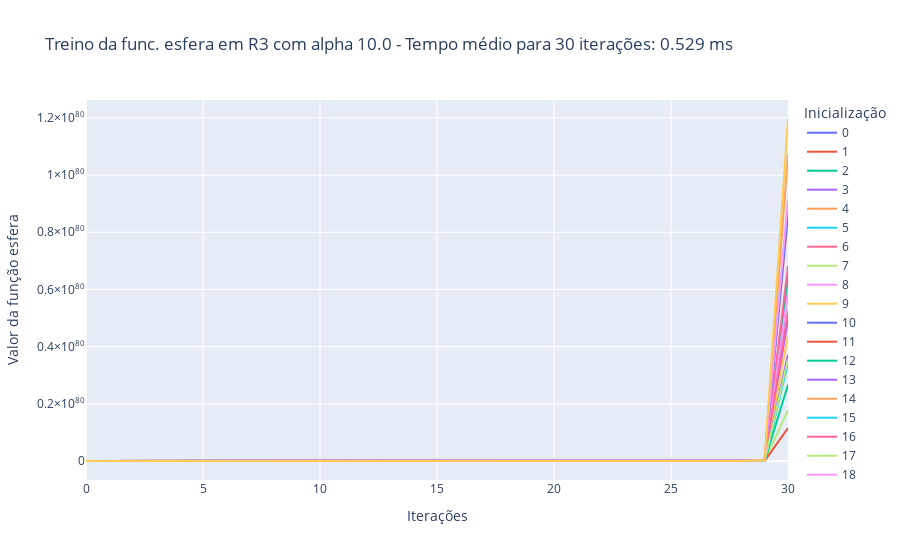

The cell this chart's notebook holds for it:
### Markdown cell above
Caso 2.3: $\alpha$ = 10, treinamento por 30 iterações

### Code cell
treina_gradiente(1e1, 3, 'esfera', 30)

### Figure 1 — Plotly figure (JSON) as saved in the notebook; plotly's stock layout.template omitted (floating-point values rounded to 4 significant figures)
{"data": [{"hovertemplate": "variable=0<br>index=%{x}<br>value=%{y}<extra></extra>", "legendgroup": "0", "line": {"color": "#636efa", "dash": "solid"}, "marker": {"symbol": "circle"}, "mode": "lines", "name": "0", "orientation": "v", "showlegend": true, "type": "scatter", "x": [0, 1, 2, 3, 4, 5, 6, 7, 8, 9, 10, 11, 12, 13, 14, 15, 16, 17, 18, 19, 20, 21, 22, 23, 24, 25, 26, 27, 28, 29, 30], "xaxis": "x", "y": [1112.0, 401500.0, 145000000.0, 52330000000.0, 18890000000000.0, 6819610382704884, 2461879348156463600, 888738444684483400000, 3.208e+23, 1.158e+26, 4.181e+28, 1.509e+31, 5.449e+33, 1.967e+36, 7.101e+38, 2.563e+41, 9.254e+43, 3.341e+46, 1.206e+49, 4.354e+51, 1.572e+54, 5.674e+56, 2.048e+59, 7.394e+61, 2.669e+64, 9.636e+66, 3.479e+69, 1.256e+72, 4.533e+74, 1.637e+77, 5.908e+79], "yaxis": "y"}, {"hovertemplate": "variable=1<br>index=%{x}<br>value=%{y}<extra></extra>", "legendgroup": "1", "line": {"color": "#EF553B", "dash": "solid"}, "marker": {"symbol": "circle"}, "mode": "lines", "name": "1", "orientation": "v", "showlegend": true, "type": "scatter", "x": [0, 1, 2, 3, 4, 5, 6, 7, 8, 9, 10, 11, 12, 13, 14, 15, 16, 17, 18, 19, 20, 21, 22, 23, 24, 25, 26, 27, 28, 29, 30], "xaxis": "x", "y": [1237.0, 446600.0, 161200000.0, 58200000000.0, 21010000000000.0, 7585056173431313, 2738205278608703500, 988492105577742200000, 3.568e+23, 1.288e+26, 4.65e+28, 1.679e+31, 6.061e+33, 2.188e+36, 7.898e+38, 2.851e+41, 1.029e+44, 3.716e+46, 1.341e+49, 4.842e+51, 1.748e+54, 6.311e+56, 2.278e+59, 8.224e+61, 2.969e+64, 1.072e+67, 3.869e+69, 1.397e+72, 5.042e+74, 1.82e+77, 6.571e+79], "yaxis": "y"}, {"hovertemplate": "variable=2<br>index=%{x}<br>value=%{y}<extra></extra>", "legendgroup": "2", "line": {"color": "#00cc96", "dash": "solid"}, "marker": {"symbol": "circle"}, "mode": "lines", "name": "2", "orientation": "v", "showlegend": true, "type": "scatter", "x": [0, 1, 2, 3, 4, 5, 6, 7, 8, 9, 10, 11, 12, 13, 14, 15, 16, 17, 18, 19, 20, 21, 22, 23, 24, 25, 26, 27, 28, 29, 30], "xaxis": "x", "y": [1200.0, 433300.0, 156400000.0, 56470000000.0, 20390000000000.0, 7359495053941587, 2656777714472913400, 959096754924721500000, 3.462e+23, 1.25e+26, 4.512e+28, 1.629e+31, 5.88e+33, 2.123e+36, 7.663e+38, 2.766e+41, 9.987e+43, 3.605e+46, 1.301e+49, 4.698e+51, 1.696e+54, 6.123e+56, 2.21e+59, 7.98e+61, 2.881e+64, 1.04e+67, 3.754e+69, 1.355e+72, 4.892e+74, 1.766e+77, 6.376e+79], "yaxis": "y"}, {"hovertemplate": "variable=3<br>index=%{x}<br>value=%{y}<extra></extra>", "legendgroup": "3", "line": {"color": "#ab63fa", "dash": "solid"}, "marker": {"symbol": "circle"}, "mode": "lines", "name": "3", "orientation": "v", "showlegend": true, "type": "scatter", "x": [0, 1, 2, 3, 4, 5, 6, 7, 8, 9, 10, 11, 12, 13, 14, 15, 16, 17, 18, 19, 20, 21, 22, 23, 24, 25, 26, 27, 28, 29, 30], "xaxis": "x", "y": [932.6, 336700.0, 121500000.0, 43880000000.0, 15840000000000.0, 5718046929240475, 2064214941455811300, 745181593865547800000, 2.69e+23, 9.711e+25, 3.506e+28, 1.266e+31, 4.569e+33, 1.649e+36, 5.954e+38, 2.149e+41, 7.759e+43, 2.801e+46, 1.011e+49, 3.65e+51, 1.318e+54, 4.757e+56, 1.717e+59, 6.2e+61, 2.238e+64, 8.08e+66, 2.917e+69, 1.053e+72, 3.801e+74, 1.372e+77, 4.954e+79], "yaxis": "y"}, {"hovertemplate": "variable=4<br>index=%{x}<br>value=%{y}<extra></extra>", "legendgroup": "4", "line": {"color": "#FFA15A", "dash": "solid"}, "marker": {"symbol": "circle"}, "mode": "lines", "name": "4", "orientation": "v", "showlegend": true, "type": "scatter", "x": [0, 1, 2, 3, 4, 5, 6, 7, 8, 9, 10, 11, 12, 13, 14, 15, 16, 17, 18, 19, 20, 21, 22, 23, 24, 25, 26, 27, 28, 29, 30], "xaxis": "x", "y": [1613.0, 582200.0, 210200000.0, 75880000000.0, 27390000000000.0, 9888429989995038, 3569723226388208600, 1.289e+21, 4.652e+23, 1.679e+26, 6.063e+28, 2.189e+31, 7.901e+33, 2.852e+36, 1.03e+39, 3.717e+41, 1.342e+44, 4.844e+46, 1.749e+49, 6.313e+51, 2.279e+54, 8.227e+56, 2.97e+59, 1.072e+62, 3.87e+64, 1.397e+67, 5.044e+69, 1.821e+72, 6.573e+74, 2.373e+77, 8.567e+79], "yaxis": "y"}, {"hovertemplate": "variable=5<br>index=%{x}<br>value=%{y}<extra></extra>", "legendgroup": "5", "line": {"color": "#19d3f3", "dash": "solid"}, "marker": {"symbol": "circle"}, "mode": "lines", "name": "5", "orientation": "v", "showlegend": true, "type": "scatter", "x": [0, 1, 2, 3, 4, 5, 6, 7, 8, 9, 10, 11, 12, 13, 14, 15, 16, 17, 18, 19, 20, 21, 22, 23, 24, 25, 26, 27, 28, 29, 30], "xaxis": "x", "y": [1692.0, 610700.0, 220400000.0, 79580000000.0, 28730000000000.0, 10371236116254208, 3744016237967769600, 1.352e+21, 4.879e+23, 1.761e+26, 6.359e+28, 2.295e+31, 8.287e+33, 2.991e+36, 1.08e+39, 3.899e+41, 1.407e+44, 5.081e+46, 1.834e+49, 6.621e+51, 2.39e+54, 8.629e+56, 3.115e+59, 1.125e+62, 4.059e+64, 1.465e+67, 5.29e+69, 1.91e+72, 6.894e+74, 2.489e+77, 8.985e+79], "yaxis": "y"}, {"hovertemplate": "variable=6<br>index=%{x}<br>value=%{y}<extra></extra>", "legendgroup": "6", "line": {"color": "#FF6692", "dash": "solid"}, "marker": {"symbol": "circle"}, "mode": "lines", "name": "6", "orientation": "v", "showlegend": true, "type": "scatter", "x": [0, 1, 2, 3, 4, 5, 6, 7, 8, 9, 10, 11, 12, 13, 14, 15, 16, 17, 18, 19, 20, 21, 22, 23, 24, 25, 26, 27, 28, 29, 30], "xaxis": "x", "y": [1285.0, 463900.0, 167500000.0, 60460000000.0, 21830000000000.0, 7879427012642288, 2844473151563866000, 1.027e+21, 3.707e+23, 1.338e+26, 4.831e+28, 1.744e+31, 6.296e+33, 2.273e+36, 8.205e+38, 2.962e+41, 1.069e+44, 3.86e+46, 1.393e+49, 5.03e+51, 1.816e+54, 6.556e+56, 2.367e+59, 8.543e+61, 3.084e+64, 1.113e+67, 4.019e+69, 1.451e+72, 5.238e+74, 1.891e+77, 6.826e+79], "yaxis": "y"}, {"hovertemplate": "variable=7<br>index=%{x}<br>value=%{y}<extra></extra>", "legendgroup": "7", "line": {"color": "#B6E880", "dash": "solid"}, "marker": {"symbol": "circle"}, "mode": "lines", "name": "7", "orientation": "v", "showlegend": true, "type": "scatter", "x": [0, 1, 2, 3, 4, 5, 6, 7, 8, 9, 10, 11, 12, 13, 14, 15, 16, 17, 18, 19, 20, 21, 22, 23, 24, 25, 26, 27, 28, 29, 30], "xaxis": "x", "y": [334.9, 120900.0, 43640000.0, 15750000000.0, 5687000000000.0, 2053103338071999, 741170305043991700, 267562480120881020000, 9.659e+22, 3.487e+25, 1.259e+28, 4.544e+30, 1.64e+33, 5.922e+35, 2.138e+38, 7.718e+40, 2.786e+43, 1.006e+46, 3.631e+48, 1.311e+51, 4.732e+53, 1.708e+56, 6.166e+58, 2.226e+61, 8.036e+63, 2.901e+66, 1.047e+69, 3.781e+71, 1.365e+74, 4.927e+76, 1.779e+79], "yaxis": "y"}, {"hovertemplate": "variable=8<br>index=%{x}<br>value=%{y}<extra></extra>", "legendgroup": "8", "line": {"color": "#FF97FF", "dash": "solid"}, "marker": {"symbol": "circle"}, "mode": "lines", "name": "8", "orientation": "v", "showlegend": true, "type": "scatter", "x": [0, 1, 2, 3, 4, 5, 6, 7, 8, 9, 10, 11, 12, 13, 14, 15, 16, 17, 18, 19, 20, 21, 22, 23, 24, 25, 26, 27, 28, 29, 30], "xaxis": "x", "y": [1115.0, 402700.0, 145400000.0, 52470000000.0, 18940000000000.0, 6838543659789957, 2468714261184174000, 891205848287487000000, 3.217e+23, 1.161e+26, 4.193e+28, 1.514e+31, 5.464e+33, 1.973e+36, 7.121e+38, 2.571e+41, 9.28e+43, 3.35e+46, 1.209e+49, 4.366e+51, 1.576e+54, 5.69e+56, 2.054e+59, 7.415e+61, 2.677e+64, 9.663e+66, 3.488e+69, 1.259e+72, 4.546e+74, 1.641e+77, 5.924e+79], "yaxis": "y"}, {"hovertemplate": "variable=9<br>index=%{x}<br>value=%{y}<extra></extra>", "legendgroup": "9", "line": {"color": "#FECB52", "dash": "solid"}, "marker": {"symbol": "circle"}, "mode": "lines", "name": "9", "orientation": "v", "showlegend": true, "type": "scatter", "x": [0, 1, 2, 3, 4, 5, 6, 7, 8, 9, 10, 11, 12, 13, 14, 15, 16, 17, 18, 19, 20, 21, 22, 23, 24, 25, 26, 27, 28, 29, 30], "xaxis": "x", "y": [826.9, 298500.0, 107800000.0, 38900000000.0, 14040000000000.0, 5069762936191197, 1830184419965021400, 660696575607372900000, 2.385e+23, 8.61e+25, 3.108e+28, 1.122e+31, 4.051e+33, 1.462e+36, 5.279e+38, 1.906e+41, 6.88e+43, 2.484e+46, 8.966e+48, 3.237e+51, 1.168e+54, 4.218e+56, 1.523e+59, 5.497e+61, 1.984e+64, 7.164e+66, 2.586e+69, 9.336e+71, 3.37e+74, 1.217e+77, 4.392e+79], "yaxis": "y"}, {"hovertemplate": "variable=10<br>index=%{x}<br>value=%{y}<extra></extra>", "legendgroup": "10", "line": {"color": "#636efa", "dash": "solid"}, "marker": {"symbol": "circle"}, "mode": "lines", "name": "10", "orientation": "v", "showlegend": true, "type": "scatter", "x": [0, 1, 2, 3, 4, 5, 6, 7, 8, 9, 10, 11, 12, 13, 14, 15, 16, 17, 18, 19, 20, 21, 22, 23, 24, 25, 26, 27, 28, 29, 30], "xaxis": "x", "y": [1633.0, 589400.0, 212800000.0, 76810000000.0, 27730000000000.0, 10010196706657500, 3613681011103358000, 1.305e+21, 4.709e+23, 1.7e+26, 6.137e+28, 2.216e+31, 7.998e+33, 2.887e+36, 1.042e+39, 3.763e+41, 1.358e+44, 4.904e+46, 1.77e+49, 6.391e+51, 2.307e+54, 8.328e+56, 3.007e+59, 1.085e+62, 3.918e+64, 1.414e+67, 5.106e+69, 1.843e+72, 6.654e+74, 2.402e+77, 8.672e+79], "yaxis": "y"}, {"hovertemplate": "variable=11<br>index=%{x}<br>value=%{y}<extra></extra>", "legendgroup": "11", "line": {"color": "#EF553B", "dash": "solid"}, "marker": {"symbol": "circle"}, "mode": "lines", "name": "11", "orientation": "v", "showlegend": true, "type": "scatter", "x": [0, 1, 2, 3, 4, 5, 6, 7, 8, 9, 10, 11, 12, 13, 14, 15, 16, 17, 18, 19, 20, 21, 22, 23, 24, 25, 26, 27, 28, 29, 30], "xaxis": "x", "y": [217.3, 78430.0, 28310000.0, 10220000000.0, 3690000000000.0, 1332000000000000.0, 480885738252866800, 173599751509284980000, 6.267e+22, 2.262e+25, 8.167e+27, 2.948e+30, 1.064e+33, 3.842e+35, 1.387e+38, 5.007e+40, 1.808e+43, 6.526e+45, 2.356e+48, 8.504e+50, 3.07e+53, 1.108e+56, 4.001e+58, 1.444e+61, 5.214e+63, 1.882e+66, 6.795e+68, 2.453e+71, 8.855e+73, 3.197e+76, 1.154e+79], "yaxis": "y"}, {"hovertemplate": "variable=12<br>index=%{x}<br>value=%{y}<extra></extra>", "legendgroup": "12", "line": {"color": "#00cc96", "dash": "solid"}, "marker": {"symbol": "circle"}, "mode": "lines", "name": "12", "orientation": "v", "showlegend": true, "type": "scatter", "x": [0, 1, 2, 3, 4, 5, 6, 7, 8, 9, 10, 11, 12, 13, 14, 15, 16, 17, 18, 19, 20, 21, 22, 23, 24, 25, 26, 27, 28, 29, 30], "xaxis": "x", "y": [502.0, 181200.0, 65420000.0, 23620000000.0, 8526000000000.0, 3077975714320514, 1111149232869705500, 401124873065963800000, 1.448e+23, 5.227e+25, 1.887e+28, 6.813e+30, 2.459e+33, 8.878e+35, 3.205e+38, 1.157e+41, 4.177e+43, 1.508e+46, 5.443e+48, 1.965e+51, 7.094e+53, 2.561e+56, 9.245e+58, 3.337e+61, 1.205e+64, 4.349e+66, 1.57e+69, 5.668e+71, 2.046e+74, 7.386e+76, 2.667e+79], "yaxis": "y"}, {"hovertemplate": "variable=13<br>index=%{x}<br>value=%{y}<extra></extra>", "legendgroup": "13", "line": {"color": "#ab63fa", "dash": "solid"}, "marker": {"symbol": "circle"}, "mode": "lines", "name": "13", "orientation": "v", "showlegend": true, "type": "scatter", "x": [0, 1, 2, 3, 4, 5, 6, 7, 8, 9, 10, 11, 12, 13, 14, 15, 16, 17, 18, 19, 20, 21, 22, 23, 24, 25, 26, 27, 28, 29, 30], "xaxis": "x", "y": [699.8, 252600.0, 91200000.0, 32920000000.0, 11890000000000.0, 4290599299350634, 1548906347065578800, 559155191290673900000, 2.019e+23, 7.287e+25, 2.631e+28, 9.496e+30, 3.428e+33, 1.238e+36, 4.468e+38, 1.613e+41, 5.822e+43, 2.102e+46, 7.588e+48, 2.739e+51, 9.888e+53, 3.57e+56, 1.289e+59, 4.652e+61, 1.679e+64, 6.063e+66, 2.189e+69, 7.901e+71, 2.852e+74, 1.03e+77, 3.717e+79], "yaxis": "y"}, {"hovertemplate": "variable=14<br>index=%{x}<br>value=%{y}<extra></extra>", "legendgroup": "14", "line": {"color": "#FFA15A", "dash": "solid"}, "marker": {"symbol": "circle"}, "mode": "lines", "name": "14", "orientation": "v", "showlegend": true, "type": "scatter", "x": [0, 1, 2, 3, 4, 5, 6, 7, 8, 9, 10, 11, 12, 13, 14, 15, 16, 17, 18, 19, 20, 21, 22, 23, 24, 25, 26, 27, 28, 29, 30], "xaxis": "x", "y": [2019.0, 728900.0, 263100000.0, 94990000000.0, 34291555682397, 12379251601345314, 4468909828085659000, 1.613e+21, 5.824e+23, 2.102e+26, 7.59e+28, 2.74e+31, 9.891e+33, 3.571e+36, 1.289e+39, 4.653e+41, 1.68e+44, 6.064e+46, 2.189e+49, 7.903e+51, 2.853e+54, 1.03e+57, 3.718e+59, 1.342e+62, 4.845e+64, 1.749e+67, 6.315e+69, 2.28e+72, 8.229e+74, 2.971e+77, 1.072e+80], "yaxis": "y"}, {"hovertemplate": "variable=15<br>index=%{x}<br>value=%{y}<extra></extra>", "legendgroup": "15", "line": {"color": "#19d3f3", "dash": "solid"}, "marker": {"symbol": "circle"}, "mode": "lines", "name": "15", "orientation": "v", "showlegend": true, "type": "scatter", "x": [0, 1, 2, 3, 4, 5, 6, 7, 8, 9, 10, 11, 12, 13, 14, 15, 16, 17, 18, 19, 20, 21, 22, 23, 24, 25, 26, 27, 28, 29, 30], "xaxis": "x", "y": [646.4, 233300.0, 84230000.0, 30410000000.0, 10980000000000.0, 3962871309712387, 1430596542806171600, 516445351953028000000, 1.864e+23, 6.73e+25, 2.43e+28, 8.771e+30, 3.166e+33, 1.143e+36, 4.126e+38, 1.49e+41, 5.378e+43, 1.941e+46, 7.008e+48, 2.53e+51, 9.133e+53, 3.297e+56, 1.19e+59, 4.297e+61, 1.551e+64, 5.6e+66, 2.021e+69, 7.297e+71, 2.634e+74, 9.51e+76, 3.433e+79], "yaxis": "y"}, {"hovertemplate": "variable=16<br>index=%{x}<br>value=%{y}<extra></extra>", "legendgroup": "16", "line": {"color": "#FF6692", "dash": "solid"}, "marker": {"symbol": "circle"}, "mode": "lines", "name": "16", "orientation": "v", "showlegend": true, "type": "scatter", "x": [0, 1, 2, 3, 4, 5, 6, 7, 8, 9, 10, 11, 12, 13, 14, 15, 16, 17, 18, 19, 20, 21, 22, 23, 24, 25, 26, 27, 28, 29, 30], "xaxis": "x", "y": [986.2, 356000.0, 128500000.0, 46390000000.0, 16750000000000.0, 6046193166667464, 2182675733166954800, 787945939673270500000, 2.844e+23, 1.027e+26, 3.707e+28, 1.338e+31, 4.831e+33, 1.744e+36, 6.296e+38, 2.273e+41, 8.205e+43, 2.962e+46, 1.069e+49, 3.86e+51, 1.393e+54, 5.03e+56, 1.816e+59, 6.556e+61, 2.367e+64, 8.543e+66, 3.084e+69, 1.113e+72, 4.019e+74, 1.451e+77, 5.238e+79], "yaxis": "y"}, {"hovertemplate": "variable=17<br>index=%{x}<br>value=%{y}<extra></extra>", "legendgroup": "17", "line": {"color": "#B6E880", "dash": "solid"}, "marker": {"symbol": "circle"}, "mode": "lines", "name": "17", "orientation": "v", "showlegend": true, "type": "scatter", "x": [0, 1, 2, 3, 4, 5, 6, 7, 8, 9, 10, 11, 12, 13, 14, 15, 16, 17, 18, 19, 20, 21, 22, 23, 24, 25, 26, 27, 28, 29, 30], "xaxis": "x", "y": [672.5, 242800.0, 87640000.0, 31640000000.0, 11420000000000.0, 4122893189293058, 1488364441334794200, 537299563321860550000, 1.94e+23, 7.002e+25, 2.528e+28, 9.125e+30, 3.294e+33, 1.189e+36, 4.293e+38, 1.55e+41, 5.595e+43, 2.02e+46, 7.291e+48, 2.632e+51, 9.502e+53, 3.43e+56, 1.238e+59, 4.47e+61, 1.614e+64, 5.826e+66, 2.103e+69, 7.592e+71, 2.741e+74, 9.894e+76, 3.572e+79], "yaxis": "y"}, {"hovertemplate": "variable=18<br>index=%{x}<br>value=%{y}<extra></extra>", "legendgroup": "18", "line": {"color": "#FF97FF", "dash": "solid"}, "marker": {"symbol": "circle"}, "mode": "lines", "name": "18", "orientation": "v", "showlegend": true, "type": "scatter", "x": [0, 1, 2, 3, 4, 5, 6, 7, 8, 9, 10, 11, 12, 13, 14, 15, 16, 17, 18, 19, 20, 21, 22, 23, 24, 25, 26, 27, 28, 29, 30], "xaxis": "x", "y": [1721.0, 621200.0, 224300000.0, 80960000000.0, 29230000000000.0, 10550952014195920, 3808893677124728000, 1.375e+21, 4.964e+23, 1.792e+26, 6.469e+28, 2.335e+31, 8.43e+33, 3.043e+36, 1.099e+39, 3.966e+41, 1.432e+44, 5.169e+46, 1.866e+49, 6.736e+51, 2.432e+54, 8.778e+56, 3.169e+59, 1.144e+62, 4.13e+64, 1.491e+67, 5.382e+69, 1.943e+72, 7.014e+74, 2.532e+77, 9.141e+79], "yaxis": "y"}, {"hovertemplate": "variable=19<br>index=%{x}<br>value=%{y}<extra></extra>", "legendgroup": "19", "line": {"color": "#FECB52", "dash": "solid"}, "marker": {"symbol": "circle"}, "mode": "lines", "name": "19", "orientation": "v", "showlegend": true, "type": "scatter", "x": [0, 1, 2, 3, 4, 5, 6, 7, 8, 9, 10, 11, 12, 13, 14, 15, 16, 17, 18, 19, 20, 21, 22, 23, 24, 25, 26, 27, 28, 29, 30], "xaxis": "x", "y": [2252.0, 813100.0, 293500000.0, 106000000000.0, 38250000000000.0, 13808654536142860, 4984924287547572000, 1.8e+21, 6.496e+23, 2.345e+26, 8.466e+28, 3.056e+31, 1.103e+34, 3.983e+36, 1.438e+39, 5.191e+41, 1.874e+44, 6.765e+46, 2.442e+49, 8.816e+51, 3.182e+54, 1.149e+57, 4.147e+59, 1.497e+62, 5.405e+64, 1.951e+67, 7.044e+69, 2.543e+72, 9.179e+74, 3.314e+77, 1.196e+80], "yaxis": "y"}], "layout": {"legend": {"title": {"text": "Inicialização"}, "tracegroupgap": 0}, "title": {"text": "Treino da func. esfera em R3 com alpha 10.0 - Tempo médio para 30 iterações: 0.529 ms"}, "xaxis": {"anchor": "y", "domain": [0, 1], "title": {"text": "Iterações"}}, "yaxis": {"anchor": "x", "domain": [0, 1], "title": {"text": "Valor da função esfera"}}}}
